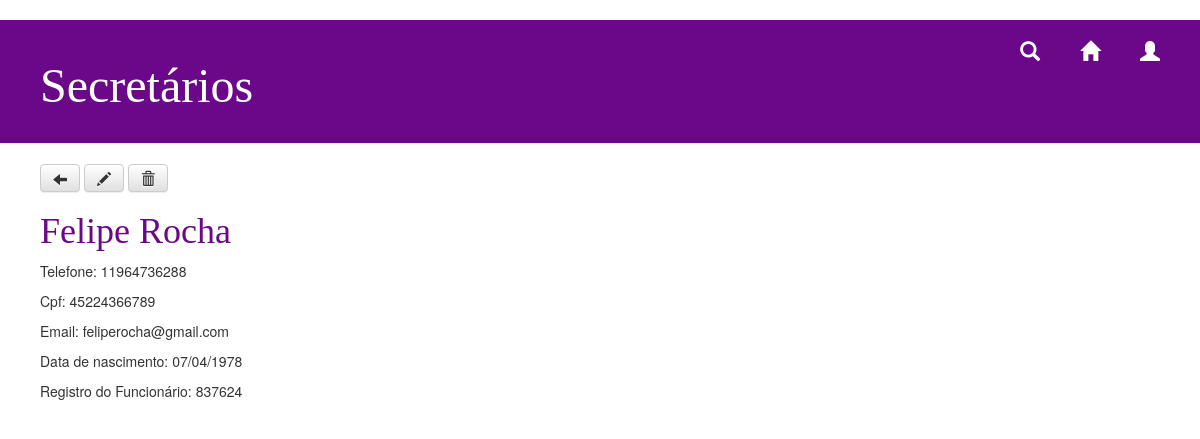
Screenshot of /secretario/25/ with the database file from the repository.
### transplante/models.py (models this page shows, shortened)
class Pessoa (models.Model):
		nome = models.CharField(max_length=200, default = '', verbose_name='Nome')
		telefone = models.CharField(max_length=15, default = '', verbose_name='Telefone')
		cpf = models.CharField(max_length=11, default = '', verbose_name='CPF')
		email = models.CharField(max_length=100, default = '', verbose_name='e-Mail')
		data_nasc = models.CharField(max_length=10, default = '', verbose_name='Data de Nascimento')

class Secretario (Pessoa):
		registro_funcionario = models.CharField(max_length=50, default = '', verbose_name='Registro do Funcionário')

class Pessoa (models.Model):
		nome = models.CharField(max_length=200, default = '', verbose_name='Nome')
		telefone = models.CharField(max_length=15, default = '', verbose_name='Telefone')
		cpf = models.CharField(max_length=11, default = '', verbose_name='CPF')
		email = models.CharField(max_length=100, default = '', verbose_name='e-Mail')
		data_nasc = models.CharField(max_length=10, default = '', verbose_name='Data de Nascimento')

### transplante/views.py (the view)
# urls.py: path('secretario/<int:pk>/', views.secretarios_detail, name='secretarios_detail'),
def secretarios_detail(request, pk):
    secretario = get_object_or_404(Secretario, pk=pk)
    return render(request, 'transplante/secretarios_detail.html', {'secretario': secretario})

### transplante/templates/transplante/secretarios_detail.html (shortened to what this page needs)
{% load staticfiles %}
<html>
    <head>
        <link rel="stylesheet" href="//maxcdn.bootstrapcdn.com/bootstrap/3.2.0/css/bootstrap.min.css">
        <link rel="stylesheet" href="//maxcdn.bootstrapcdn.com/bootstrap/3.2.0/css/bootstrap-theme.min.css">
       <link rel="stylesheet" href="{% static 'css/home.css' %}">
    </head>
<div class="page-header">
			<div class="user" allign="right">
		{% if user.is_authenticated %}
		<a href="{% url 'logout'%}?next={{request.path}}">Logout({{ user.get_username }})</a>
		 {% else %}
	<a href="{% url 'login'%}?next={{request.path}}" class="top-menu"><span class="glyphicon glyphicon-user"></span></a>
{% endif %}
	</div>
			<a href="{% url 'home' %}" class="top-menu"><span class="glyphicon glyphicon-home"></span></a>
			<a href="/" class="top-menu"><span class="glyphicon glyphicon-search"></span></a>
            <h1>Secretários</h1>
        </div>
    <div class="content container">
        <div class="row">
            <div>
			<a class="btn btn-default" href="{% url 'lista_secretarios' %}"><span class="glyphicon glyphicon-arrow-left"></span></a>
            <a class="btn btn-default" href="{% url 'secretarios_edit' pk=secretario.pk %}"><span class="glyphicon glyphicon-pencil"></span></a>
            <a class="btn btn-default" href="{% url 'remove_secretario' pk=secretario.pk %}"><span class="glyphicon glyphicon-trash"></span></a>
      <h1><a href="{% url 'secretarios_detail' pk=secretario.pk %}">{{ secretario.nome }}</a></h1>
                    <p>Telefone: {{ secretario.telefone}}</p>
                    <p>Cpf: {{ secretario.cpf}}</p>
                    <p>Email: {{ secretario.email}}</p>
                    <p>Data de nascimento: {{ secretario.data_nasc}}</p>
                    <p>Registro do Funcionário: {{ secretario.registro_funcionario|linebreaksbr }}</p>
            </div>
        </div>
    </div>
</html>

### transplante/static/css/home.css (style rules this page uses)
h1 a { color: #6A0888; }
.page-header { background-color: #6A0889; margin-top: 0; padding: 20px 20px 20px 40px; }
.page-header h1, .page-header h1 a, .page-header h1 a:visited, .page-header h1 a:active { color: #ffffff; font-size: 36pt; text-decoration: none; }
.content { margin-left: 40px; }
h1, h2, h3, h4 { font-family: 'Georgia'; }
.top-menu, .top-menu:hover, .top-menu:visited { color: #ffffff; font-size: 15pt; float: right; margin-right: 20px; margin-left: 20px; }
.user { float: right; color: #ffffff; font-family: 'Georgia'; }

### rows the page displays
Pessoa: nome "Felipe Rocha", telefone "11964736288", cpf "45224366789", email "feliperocha@gmail.com", data_nasc "07/04/1978"
Secretario: registro_funcionario "837624"
